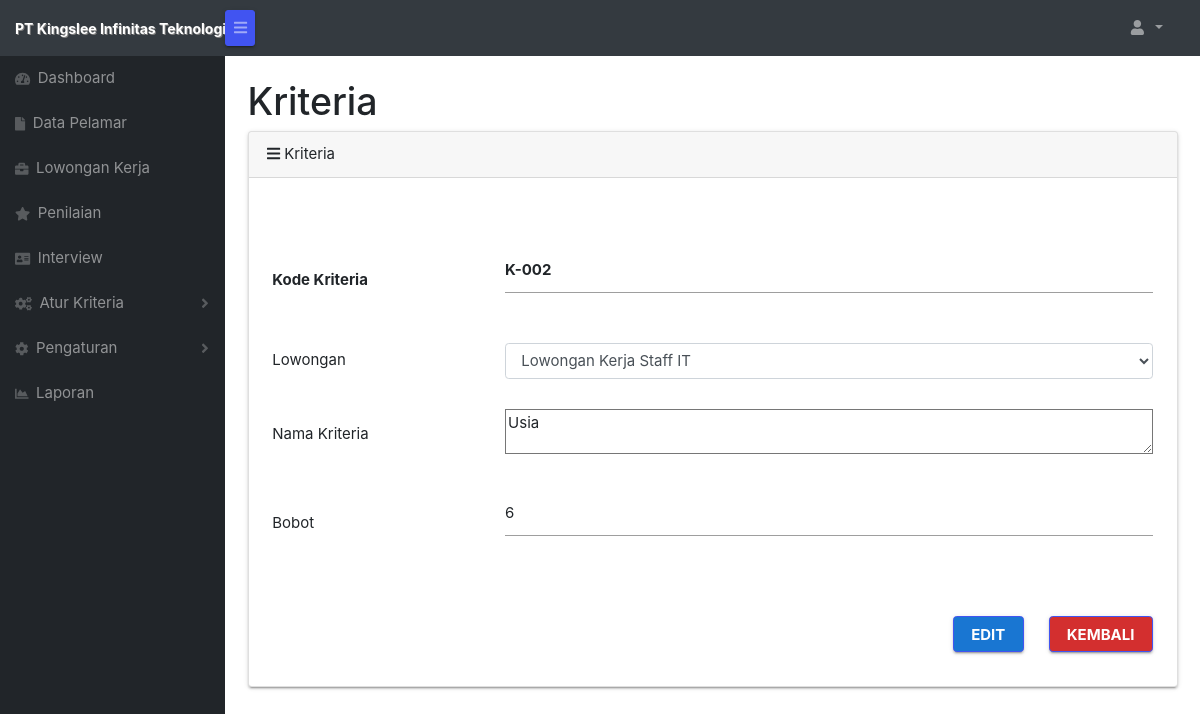
The app's page /forms/admin/kriteria-edit.php?id=20 with its own data.
### tables this page shows
CREATE TABLE `kriteria` (
  `id` int(11) NOT NULL,
  `kode_kriteria` varchar(6) NOT NULL,
  `kode_lowongan` varchar(6) NOT NULL,
  `nama_kriteria` varchar(100) NOT NULL,
  `bobot` int(1) NOT NULL
);

CREATE TABLE `lowongankerja` (
  `id` int(11) NOT NULL,
  `kode_lowongan` varchar(6) NOT NULL,
  `nama` varchar(100) NOT NULL,
  `deskripsi` text NOT NULL,
  `persyaratan` text NOT NULL
);

### forms/admin/kriteria-edit.php (the view, shortened to what this page needs)
<?php session_start();
$namauser = ( isset($_SESSION['user']) ) ? $_SESSION['user'] : '';
?>
<?php
include_once("../config.php");
?>
<?php
$id = $_GET['id'];
$result = mysqli_query($koneksi, "SELECT * FROM kriteria WHERE id=$id");
while($user_data = mysqli_fetch_array($result))
{
  $kode_kriteria = $user_data['kode_kriteria'];
  $kode_lowongan=$user_data['kode_lowongan'];
  $nama_kriteria=$user_data['nama_kriteria'];
  $bobot=$user_data['bobot'];
}
?>
<?php
$kode = $kode_lowongan;
$datalowongan = mysqli_query($koneksi, "SELECT * FROM lowongankerja WHERE kode_lowongan='$kode'");
while($data_lowongan = mysqli_fetch_array($datalowongan))
{
  $kode_lowongan = $data_lowongan['kode_lowongan'];
  $nama_lowongan=$data_lowongan['nama'];
}
?>
<!DOCTYPE html>
<html lang="en">
    <head>
         <link href="../../fonts/material.css" rel="stylesheet">
    <link type="text/css" rel="stylesheet" href="../../css/materialize.min.css"  media="screen,projection"/>
       <link href="css/styles.css" rel="stylesheet" />
        <link href="https://cdn.datatables.net/1.10.20/css/dataTables.bootstrap4.min.css" rel="stylesheet" />
    </head>
   <body class="sb-nav-fixed">
        <nav class="sb-topnav navbar navbar-expand navbar-dark bg-dark">
            <a class="navbar-brand" href="index.php"><span class="label1">PT Kingslee Infinitas Teknologi</span></a>
            <button class="btn btn-link btn-sm order-1 order-lg-0" id="sidebarToggle" href="#"><i class="fas fa-bars"></i></button>
            <ul class="navbar-nav d-none d-md-inline-block form-inline ml-auto mr-0 mr-md-3 my-2 my-md-0">
                <li class="nav-item dropdown">
                    <a class="nav-link dropdown-toggle" id="userDropdown" href="#" role="button" data-toggle="dropdown" aria-haspopup="true" aria-expanded="false"><i class="fas fa-user fa-fw"></i><?php echo $namauser; ?>
                     </a>
                </li>
            </ul>
        </nav>
        <div id="layoutSidenav">
            <div id="layoutSidenav_nav">
                <nav class="sb-sidenav accordion sb-sidenav-dark" id="sidenavAccordion">
                    <div class="sb-sidenav-menu">
                        <div class="nav">
                            <a class="nav-link" href="index.php">
                                <div class="sb-nav-link-icon"><i class="fas fa-tachometer-alt"></i></div>
                                Dashboard
                            </a>
                            <a class="nav-link" href="datapelamar.php">
                                <div class="sb-nav-link-icon"><i class="fas fa-file"></i></div>
                                Data Pelamar
                            </a>
                            <a class="nav-link" href="lowongankerja.php">
                                <div class="sb-nav-link-icon"><i class="fas fa-briefcase"></i></div>
                                Lowongan Kerja
                            </a>
                            <a class="nav-link" href="penilaian.php">
                                <div class="sb-nav-link-icon"><i class="fas fa-star"></i></div>
                                Penilaian
                            </a>
                            <a class="nav-link" href="interview.php">
                                <div class="sb-nav-link-icon"><i class="fas fa-address-card"></i></div>
                                Interview
                            </a>
                            <a class="nav-link collapsed" href="#" data-toggle="collapse" data-target="#collapseLayouts" aria-expanded="false" aria-controls="collapseLayouts">
                                <div class="sb-nav-link-icon"><i class="fas fa-cogs"></i></div>
                                Atur Kriteria
                                <div class="sb-sidenav-collapse-arrow"><i class="fas fa-angle-down"></i></div>
                            </a>
                            <a class="nav-link collapsed" href="#" data-toggle="collapse" data-target="#collapsePages" aria-expanded="false" aria-controls="collapsePages">
                                <div class="sb-nav-link-icon"><i class="fas fa-cog"></i></div>
                                Pengaturan
                                <div class="sb-sidenav-collapse-arrow"><i class="fas fa-angle-down"></i></div>
                            </a>
                            <a class="nav-link" href="laporan.php">
                                <div class="sb-nav-link-icon"><i class="fas fa-chart-area"></i></div>
                                Laporan
                            </a>
                        </div>
                    </div>
                </nav>
            </div>
            <div id="layoutSidenav_content">
                <main>
            <div class="container-fluid">
                        <h1 class="mt-4">Kriteria</h1>
                <div class="card mb-4">
                            <div class="card-header"><i class="fas fa-bars mr-1"></i>Kriteria</div>
                    <div class="card-body">
                        <div class="table-responsive">
                            <table class="table table-bordered" width="100%" cellspacing="0">
    <main>
      <div class="row container">
        <form action="" method="post" name="form1">
            <table class="highlight">
              <tr>
                    <th>Kode Kriteria</th>
                    <th><input type="text" name="kode_kriteria" readonly value=<?php echo $kode_kriteria; ?>></th>
                  </tr>
                  <td>Lowongan</td>
                    <td>
                      <select class="form-control" name="kode_lowongan" required >
                    <option value="<?php echo $kode_lowongan;?>" ><?php echo $nama_lowongan; ?></option>
                    </select>
                    </td>
                  <tr>
                    <td>Nama Kriteria</td>
                    <td><textarea  rows="1"  type="text" name="nama_kriteria" ><?php echo $nama_kriteria;?></textarea></td>
                  </tr>
                  <tr>
                    <td>Bobot</td>
                    <td><input type="text" name="bobot" value="<?php echo $bobot;?>" maxlength="1" onkeypress="return event.charCode >= 48 && event.charCode <=57" ></td>
                  </tr>
                  <tr>
                   <tr>
                      <td><input type="hidden" name="id" value=<?php echo $_GET['id'];?>></td>
                    </tr>
                  </table>
                  <table>
                    <tr>
                      <th>
                        <input type="submit" name="update" value="Edit" class="right waves-effect waves-light btn blue darken-2" style="float: left;">
                      </th>
                      <th style="width: 1%;">
                        <a href="kriteria.php"><input type="button" value="Kembali" class="right waves-effect waves-light btn red darken-2"></a>
                      </th>
                    </tr>
                </table>
        </form>
      </div>
    </main>
    </body>
</html>

### forms/admin/kriteria-edit.php (style rules this page uses)
.label1 { font-size: 14px; font-weight: bold; text-shadow: 1px 1px 0px gray; }

### records on screen
kriteria: kode_kriteria "K-002", nama_kriteria "Usia", bobot "6"
lowongankerja: kode_lowongan "Lowongan Kerja Staff IT"
